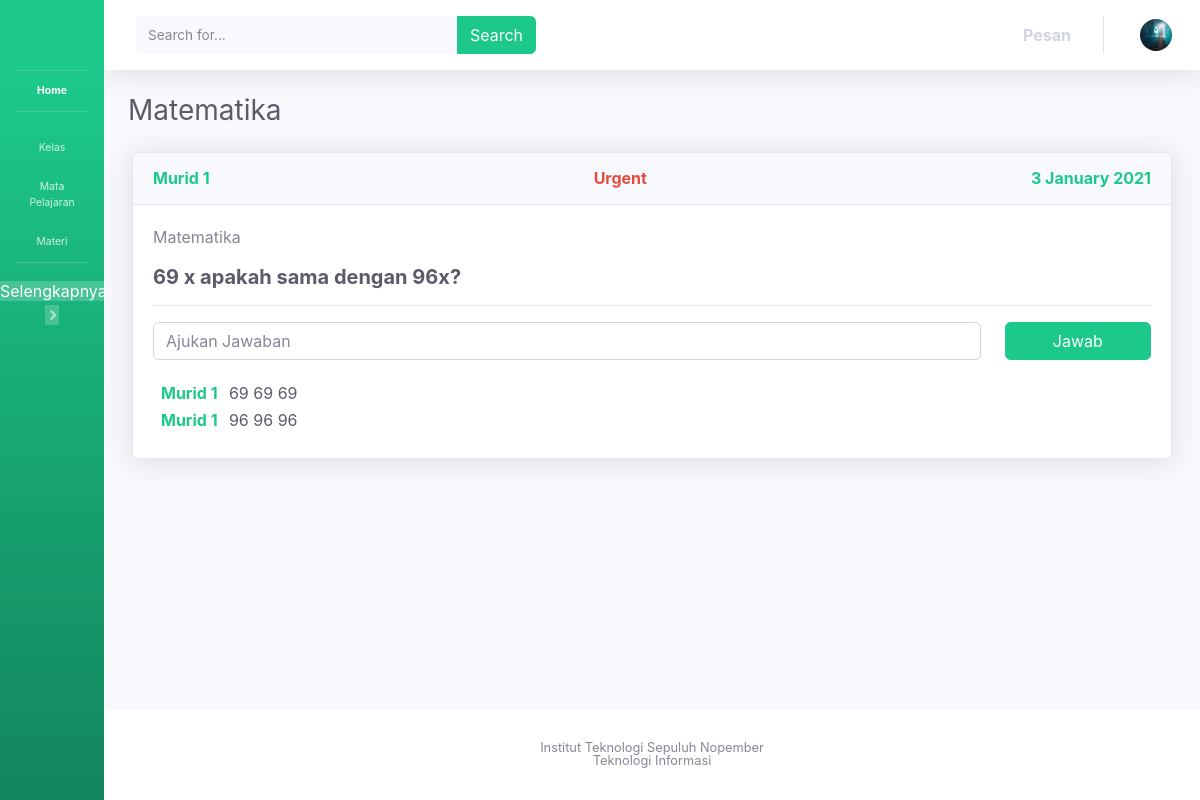
The page /Matematika.php on the database its author committed.
### tables this page shows
CREATE TABLE IF NOT EXISTS `daftar_pertanyaan` (
  `id_pertanyaan` int(11) NOT NULL AUTO_INCREMENT,
  `mata_pelajaran` varchar(50) NOT NULL,
  `pertanyaan` varchar(10000) NOT NULL,
  `urgent` varchar(20) DEFAULT NULL,
  `penanya` varchar(50) NOT NULL,
  `tgl_post` timestamp NOT NULL DEFAULT current_timestamp() ON UPDATE current_timestamp(),
  PRIMARY KEY (`id_pertanyaan`)
);

CREATE TABLE IF NOT EXISTS `daftar_jawaban` (
  `id_jawaban` int(11) NOT NULL AUTO_INCREMENT,
  `penjawab` varchar(50) NOT NULL,
  `jawaban` varchar(255) NOT NULL,
  `tgl_post` timestamp NOT NULL DEFAULT current_timestamp() ON UPDATE current_timestamp(),
  `id_pertanyaan` int(11) NOT NULL,
  PRIMARY KEY (`id_jawaban`)
);

### Matematika.php (the view, shortened to what this page needs)
<?php
  include 'conn.php';
  $pitakonan = "SELECT * FROM daftar_pertanyaan WHERE `mata_pelajaran`='Matematika' ORDER BY tgl_post DESC";
  $wangsulan = "SELECT * FROM daftar_jawaban";
  $rows = mysqli_query($conn, $pitakonan);
  $baris = mysqli_query($conn, $wangsulan);
  $j = 0;
?>
<!DOCTYPE html>
<html lang="en"><head>
  <link href="bootstrap_files/all.css" rel="stylesheet" type="text/css">
  <link href="bootstrap_files/css.css" rel="stylesheet">
  <link href="bootstrap_files/sb-admin-2.css" rel="stylesheet">
</head>
<body id="page-top" data-new-gr-c-s-check-loaded="8.867.0" class="sidebar-toggled">
  <div id="wrapper">
    <ul class="navbar-nav bg-gradient-success sidebar sidebar-dark accordion toggled" id="accordionSidebar">
      <a class="sidebar-brand d-flex align-items-center justify-content-center" href="#">
      </a>
      <hr class="sidebar-divider my-0">
      <li class="nav-item active">
        <a class="nav-link" href="#">
          <span>Home</span></a>
      </li>
      <hr class="sidebar-divider">
      <li class="nav-item">
        <a class="nav-link collapsed" href="#" target="blank">
          <span>Kelas</span>
        </a>
      </li>
      <li class="nav-item">
        <a class="nav-link collapsed" href="#" target="blank">
          <span>Mata Pelajaran</span>
        </a>
      </li>
      <li class="nav-item">
        <a class="nav-link collapsed" href="#" target="blank">
          <span>Materi</span>
        </a>
      </li>
      <hr class="sidebar-divider">
      <div class="text-center d-none d-md-inline">
        <a class="mx-my-1 px-py-1 no-arrow" style="color:white;" id="sidebarToggle"> Selengkapnya </a>
      </div>
    </ul>
    <div id="content-wrapper" class="d-flex flex-column">
      <div id="content">
        <nav class="navbar navbar-expand navbar-light bg-white topbar mb-4 static-top shadow">
          <form class="d-none d-sm-inline-block form-inline mr-auto ml-md-3 my-2 my-md-0 mw-100 navbar-search">
            <div class="input-group">
              <input type="text" class="form-control bg-light border-0 small" placeholder="Search for..." aria-label="Search" aria-describedby="basic-addon2">
              <div class="input-group-append">
                <button class="btn btn-success" type="button">
                    <a>Search</a>
                </button>
              </div>
            </div>
          </form>
          <ul class="navbar-nav ml-auto">
            <li class="nav-item dropdown no-arrow mx-1">
              <a class="nav-link dropdown-toggle" href="#" id="messagesDropdown" role="button" data-toggle="dropdown" aria-haspopup="true" aria-expanded="false">
                <strong>Pesan</strong>
              </a>
            </li>
            <li class="nav-item dropdown no-arrow">
              <a class="nav-link dropdown-toggle" href="#" id="userDropdown" role="button" data-toggle="dropdown" aria-haspopup="true" aria-expanded="false">
                <img class="img-profile rounded-circle" src="bootstrap_files/60x60.jpg">
              </a>
            </li>
          </ul>
        </nav>
        <div class="container-fluid">
          <div class="d-sm-flex align-items-center justify-content-between mb-4">
            <h1 class="h3 mb-0 text-gray-800">Matematika</h1>
          </div>
          <?php foreach($rows as $row) :?>
              <div class="card shadow mb-4 mx-1" id="header<?= $j ?>">
                <div class="card-header py-3 d-flex flex-row align-items-center justify-content-between">
                  <h6 class="m-0 font-weight-bold text-success"> <?=  $row['penanya'] ?> </h6>
                  <?php if($row['urgent']=="Urgent") :?>
                    <h6 class="m-0 font-weight-bold text-danger" style="text-align:left;"> Urgent </h6>
                  <?php endif; ?>
                  <h6 class="m-0 font-weight-bold text-success">
                    <?php
                      $tanggal = date('j F Y', strtotime($row['tgl_post']));
                      echo $tanggal;
                    ?>
                  </h6>
                </div>
                <div class="card-body">
                  <a class="mb-3"> <?=  $row['mata_pelajaran'] ?> </a>
                  <p class="h5 mt-3 font-weight-bold text-gray-800"> <?=  $row['pertanyaan'] ?> </p>
                  <hr class="divider">
                  <form class="form-group row" style="margin-bottom: 0px;" action="<?php echo 'Matematika.php?idPertanyaan='.$row['id_pertanyaan'];?>#header<?= $j ?>" method="post">
                      <div class="col-sm-8 col-md-10 mb-3"  style="margin-bottom:0px;">
                        <input type="text" class="form-control form-control-user" id="jawaban<?= $j ?>" name="jawaban" placeholder="Ajukan Jawaban" required>
                      </div>
                      <div class="col-sm-4 col-md-2">
                        <button type="submit" name="jawab" class="btn btn-success btn-user btn-block" id="button<?= $j ?>">
                           Jawab
                        </button>
                      </div>
                  </form>
                  <div class="form-group row" id="output<?= $j ?>" style="margin-bottom: 0px;">
                    <div class="card-body" style="padding-top: 0px;padding-bottom: 0px;">
                      <?php foreach($baris as $bari) :?>
                       <?php if($bari["id_pertanyaan"]==$row["id_pertanyaan"]) : ?>
                        <h6 class="mt-2 font-weight-bold text-success">
                          <?=  $bari['penjawab'] ?> &nbsp;
                          <a class="h6 mb-0 text-gray-800"> <?= $bari["jawaban"]; ?></a>
                        </h6>
                       <?php endif; ?>
                      <?php endforeach;?>
                    </div>
                  </div>
                </div>
              </div>
          <?php $j++; endforeach;?>
        </div>
      </div>
      <footer class="sticky-footer bg-white">
        <div class="container my-auto">
          <div class="copyright text-center my-auto">
            <span>Institut Teknologi Sepuluh Nopember</span><br>
            <span>Teknologi Informasi</span>
          </div>
        </div>
      </footer>
    </div>
  </div>
</body></html>

### rows shown on the page
daftar_pertanyaan: penanya "Murid 1", urgent "Urgent", tgl_post "3 January 2021", mata_pelajaran "Matematika", pertanyaan "69 x apakah sama dengan 96x?"
daftar_jawaban: penjawab "Murid 1", jawaban "69 69 69"
daftar_jawaban: penjawab "Murid 1", jawaban "96 96 96"
